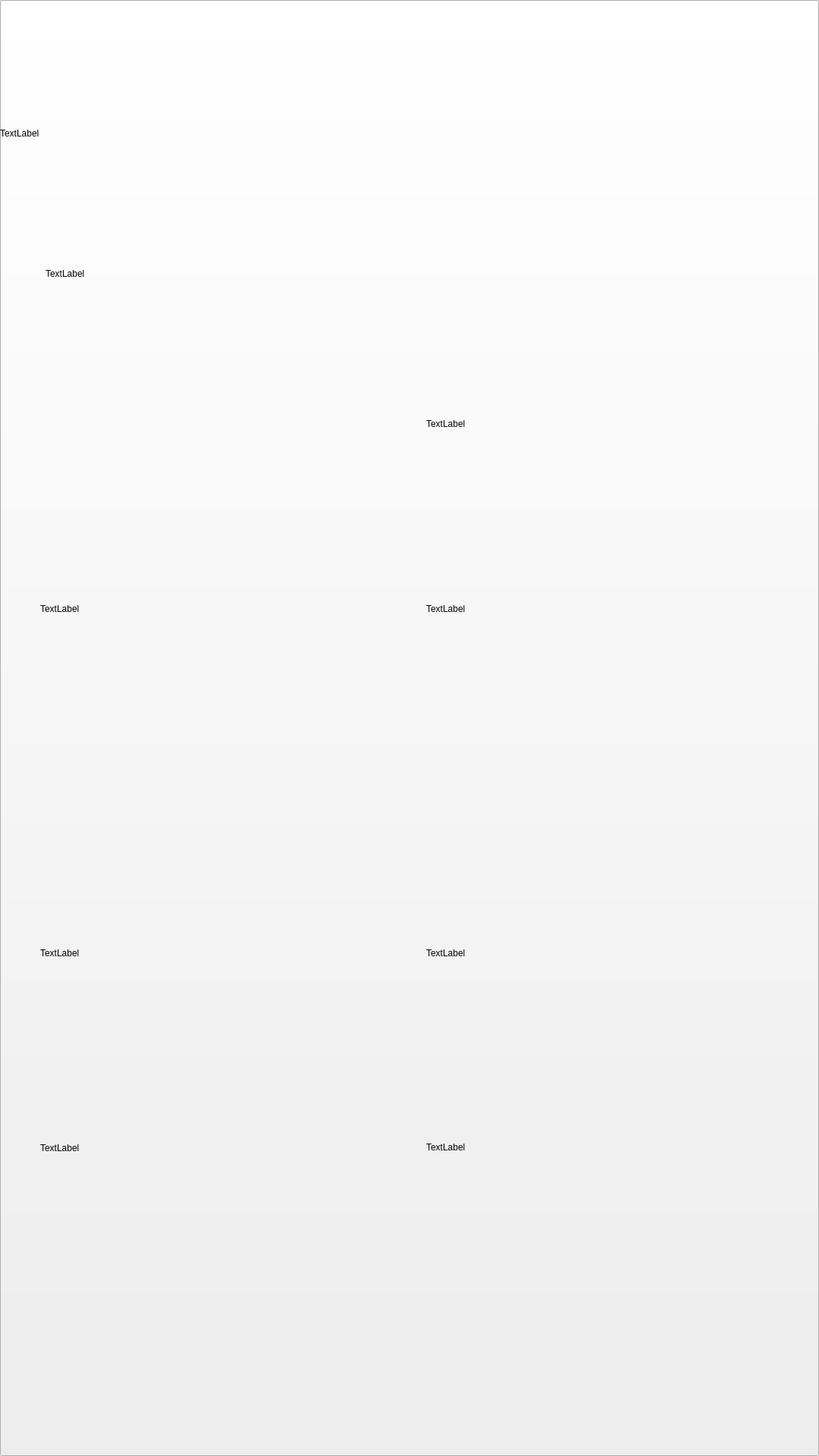
<?xml version="1.0" encoding="UTF-8"?>
<ui version="4.0">
 <class>page_idle_products</class>
 <widget class="QWidget" name="page_idle_products">
  <property name="geometry">
   <rect>
    <x>0</x>
    <y>0</y>
    <width>1080</width>
    <height>1920</height>
   </rect>
  </property>
  <property name="windowTitle">
   <string>Form</string>
  </property>
  <property name="styleSheet">
   <string notr="true"/>
  </property>
  <widget class="QLabel" name="label_product_1_photo">
   <property name="geometry">
    <rect>
     <x>53</x>
     <y>334</y>
     <width>450</width>
     <height>450</height>
    </rect>
   </property>
   <property name="font">
    <font>
     <pointsize>48</pointsize>
     <weight>75</weight>
     <bold>true</bold>
    </font>
   </property>
   <property name="styleSheet">
    <string notr="true"/>
   </property>
   <property name="text">
    <string/>
   </property>
   <property name="alignment">
    <set>Qt::AlignCenter</set>
   </property>
   <property name="wordWrap">
    <bool>true</bool>
   </property>
  </widget>
  <widget class="QLabel" name="label_product_2_photo">
   <property name="geometry">
    <rect>
     <x>562</x>
     <y>334</y>
     <width>450</width>
     <height>450</height>
    </rect>
   </property>
   <property name="font">
    <font>
     <pointsize>48</pointsize>
     <weight>75</weight>
     <bold>true</bold>
    </font>
   </property>
   <property name="layoutDirection">
    <enum>Qt::LeftToRight</enum>
   </property>
   <property name="styleSheet">
    <string notr="true"/>
   </property>
   <property name="text">
    <string/>
   </property>
   <property name="alignment">
    <set>Qt::AlignCenter</set>
   </property>
   <property name="wordWrap">
    <bool>true</bool>
   </property>
  </widget>
  <widget class="QLabel" name="label_product_3_photo">
   <property name="geometry">
    <rect>
     <x>53</x>
     <y>1032</y>
     <width>450</width>
     <height>450</height>
    </rect>
   </property>
   <property name="font">
    <font>
     <pointsize>48</pointsize>
     <weight>75</weight>
     <bold>true</bold>
    </font>
   </property>
   <property name="layoutDirection">
    <enum>Qt::LeftToRight</enum>
   </property>
   <property name="styleSheet">
    <string notr="true"/>
   </property>
   <property name="text">
    <string/>
   </property>
   <property name="alignment">
    <set>Qt::AlignCenter</set>
   </property>
   <property name="wordWrap">
    <bool>true</bool>
   </property>
  </widget>
  <widget class="QLabel" name="label_product_4_photo">
   <property name="geometry">
    <rect>
     <x>562</x>
     <y>1032</y>
     <width>450</width>
     <height>450</height>
    </rect>
   </property>
   <property name="font">
    <font>
     <pointsize>48</pointsize>
     <weight>75</weight>
     <bold>true</bold>
    </font>
   </property>
   <property name="layoutDirection">
    <enum>Qt::LeftToRight</enum>
   </property>
   <property name="styleSheet">
    <string notr="true"/>
   </property>
   <property name="text">
    <string/>
   </property>
   <property name="alignment">
    <set>Qt::AlignCenter</set>
   </property>
   <property name="wordWrap">
    <bool>true</bool>
   </property>
  </widget>
  <widget class="QLabel" name="label_product1_price">
   <property name="geometry">
    <rect>
     <x>50</x>
     <y>820</y>
     <width>450</width>
     <height>71</height>
    </rect>
   </property>
   <property name="text">
    <string/>
   </property>
  </widget>
  <widget class="QLabel" name="label_product2_price">
   <property name="geometry">
    <rect>
     <x>562</x>
     <y>820</y>
     <width>450</width>
     <height>81</height>
    </rect>
   </property>
   <property name="text">
    <string/>
   </property>
  </widget>
  <widget class="QLabel" name="label_product3_price">
   <property name="geometry">
    <rect>
     <x>53</x>
     <y>1520</y>
     <width>450</width>
     <height>71</height>
    </rect>
   </property>
   <property name="text">
    <string/>
   </property>
  </widget>
  <widget class="QLabel" name="label_product4_price">
   <property name="geometry">
    <rect>
     <x>562</x>
     <y>1520</y>
     <width>450</width>
     <height>71</height>
    </rect>
   </property>
   <property name="text">
    <string/>
   </property>
  </widget>
  <widget class="QLabel" name="label_product_3_type">
   <property name="geometry">
    <rect>
     <x>53</x>
     <y>1490</y>
     <width>450</width>
     <height>48</height>
    </rect>
   </property>
   <property name="text">
    <string>TextLabel</string>
   </property>
  </widget>
  <widget class="QLabel" name="label_product_2_type">
   <property name="geometry">
    <rect>
     <x>562</x>
     <y>780</y>
     <width>450</width>
     <height>46</height>
    </rect>
   </property>
   <property name="text">
    <string>TextLabel</string>
   </property>
  </widget>
  <widget class="QLabel" name="label_product_4_type">
   <property name="geometry">
    <rect>
     <x>562</x>
     <y>1490</y>
     <width>450</width>
     <height>46</height>
    </rect>
   </property>
   <property name="text">
    <string>TextLabel</string>
   </property>
  </widget>
  <widget class="QLabel" name="label_product_1_type">
   <property name="geometry">
    <rect>
     <x>53</x>
     <y>780</y>
     <width>450</width>
     <height>46</height>
    </rect>
   </property>
   <property name="text">
    <string>TextLabel</string>
   </property>
  </widget>
  <widget class="QLabel" name="label_product_1_overlay_text">
   <property name="geometry">
    <rect>
     <x>53</x>
     <y>334</y>
     <width>450</width>
     <height>450</height>
    </rect>
   </property>
   <property name="font">
    <font>
     <pointsize>48</pointsize>
     <weight>75</weight>
     <bold>true</bold>
    </font>
   </property>
   <property name="styleSheet">
    <string notr="true">color:#707173;</string>
   </property>
   <property name="text">
    <string/>
   </property>
   <property name="alignment">
    <set>Qt::AlignCenter</set>
   </property>
   <property name="wordWrap">
    <bool>true</bool>
   </property>
  </widget>
  <widget class="QLabel" name="label_product_2_overlay_text">
   <property name="geometry">
    <rect>
     <x>562</x>
     <y>334</y>
     <width>450</width>
     <height>450</height>
    </rect>
   </property>
   <property name="font">
    <font>
     <pointsize>48</pointsize>
     <weight>75</weight>
     <bold>true</bold>
    </font>
   </property>
   <property name="styleSheet">
    <string notr="true">color:#707173;</string>
   </property>
   <property name="text">
    <string/>
   </property>
   <property name="alignment">
    <set>Qt::AlignCenter</set>
   </property>
   <property name="wordWrap">
    <bool>true</bool>
   </property>
  </widget>
  <widget class="QLabel" name="label_product_4_overlay_text">
   <property name="geometry">
    <rect>
     <x>570</x>
     <y>1030</y>
     <width>450</width>
     <height>450</height>
    </rect>
   </property>
   <property name="font">
    <font>
     <pointsize>48</pointsize>
     <weight>75</weight>
     <bold>true</bold>
    </font>
   </property>
   <property name="styleSheet">
    <string notr="true">color:#707173;</string>
   </property>
   <property name="text">
    <string/>
   </property>
   <property name="alignment">
    <set>Qt::AlignCenter</set>
   </property>
   <property name="wordWrap">
    <bool>true</bool>
   </property>
  </widget>
  <widget class="QLabel" name="label_product_3_overlay_text">
   <property name="geometry">
    <rect>
     <x>50</x>
     <y>1030</y>
     <width>450</width>
     <height>450</height>
    </rect>
   </property>
   <property name="font">
    <font>
     <pointsize>48</pointsize>
     <weight>75</weight>
     <bold>true</bold>
    </font>
   </property>
   <property name="styleSheet">
    <string notr="true">color:#707173;</string>
   </property>
   <property name="text">
    <string/>
   </property>
   <property name="alignment">
    <set>Qt::AlignCenter</set>
   </property>
   <property name="wordWrap">
    <bool>true</bool>
   </property>
  </widget>
  <widget class="QLabel" name="label_product_1_overlay">
   <property name="geometry">
    <rect>
     <x>60</x>
     <y>280</y>
     <width>450</width>
     <height>161</height>
    </rect>
   </property>
   <property name="text">
    <string>TextLabel</string>
   </property>
  </widget>
  <widget class="QLabel" name="label_product_2_overlay">
   <property name="geometry">
    <rect>
     <x>562</x>
     <y>334</y>
     <width>450</width>
     <height>450</height>
    </rect>
   </property>
   <property name="text">
    <string>TextLabel</string>
   </property>
  </widget>
  <widget class="QLabel" name="label_product_4_overlay">
   <property name="geometry">
    <rect>
     <x>562</x>
     <y>1032</y>
     <width>450</width>
     <height>450</height>
    </rect>
   </property>
   <property name="text">
    <string>TextLabel</string>
   </property>
  </widget>
  <widget class="QLabel" name="label_product_3_overlay">
   <property name="geometry">
    <rect>
     <x>53</x>
     <y>1032</y>
     <width>450</width>
     <height>450</height>
    </rect>
   </property>
   <property name="text">
    <string>TextLabel</string>
   </property>
  </widget>
  <widget class="QLabel" name="label_title">
   <property name="geometry">
    <rect>
     <x>0</x>
     <y>80</y>
     <width>1080</width>
     <height>191</height>
    </rect>
   </property>
   <property name="text">
    <string>TextLabel</string>
   </property>
  </widget>
  <widget class="QLabel" name="label_client_logo">
   <property name="geometry">
    <rect>
     <x>446</x>
     <y>1732</y>
     <width>191</width>
     <height>181</height>
    </rect>
   </property>
   <property name="text">
    <string/>
   </property>
  </widget>
  <widget class="QLabel" name="label_printer_status">
   <property name="geometry">
    <rect>
     <x>50</x>
     <y>850</y>
     <width>980</width>
     <height>120</height>
    </rect>
   </property>
   <property name="text">
    <string/>
   </property>
  </widget>
  <widget class="QPushButton" name="pushButton_to_select_product_page">
   <property name="geometry">
    <rect>
     <x>0</x>
     <y>0</y>
     <width>1080</width>
     <height>1920</height>
    </rect>
   </property>
   <property name="styleSheet">
    <string notr="true"/>
   </property>
   <property name="text">
    <string/>
   </property>
  </widget>
  <zorder>pushButton_to_select_product_page</zorder>
  <zorder>label_product_1_type</zorder>
  <zorder>label_product_2_photo</zorder>
  <zorder>label_product_2_overlay_text</zorder>
  <zorder>label_product_1_photo</zorder>
  <zorder>label_product_1_overlay_text</zorder>
  <zorder>label_product_3_photo</zorder>
  <zorder>label_product_4_photo</zorder>
  <zorder>label_product1_price</zorder>
  <zorder>label_product2_price</zorder>
  <zorder>label_product3_price</zorder>
  <zorder>label_product4_price</zorder>
  <zorder>label_product_3_type</zorder>
  <zorder>label_product_2_type</zorder>
  <zorder>label_product_4_type</zorder>
  <zorder>label_product_4_overlay_text</zorder>
  <zorder>label_product_3_overlay_text</zorder>
  <zorder>label_product_1_overlay</zorder>
  <zorder>label_product_2_overlay</zorder>
  <zorder>label_product_4_overlay</zorder>
  <zorder>label_product_3_overlay</zorder>
  <zorder>label_title</zorder>
  <zorder>label_client_logo</zorder>
  <zorder>label_printer_status</zorder>
 </widget>
 <resources/>
 <connections/>
</ui>
